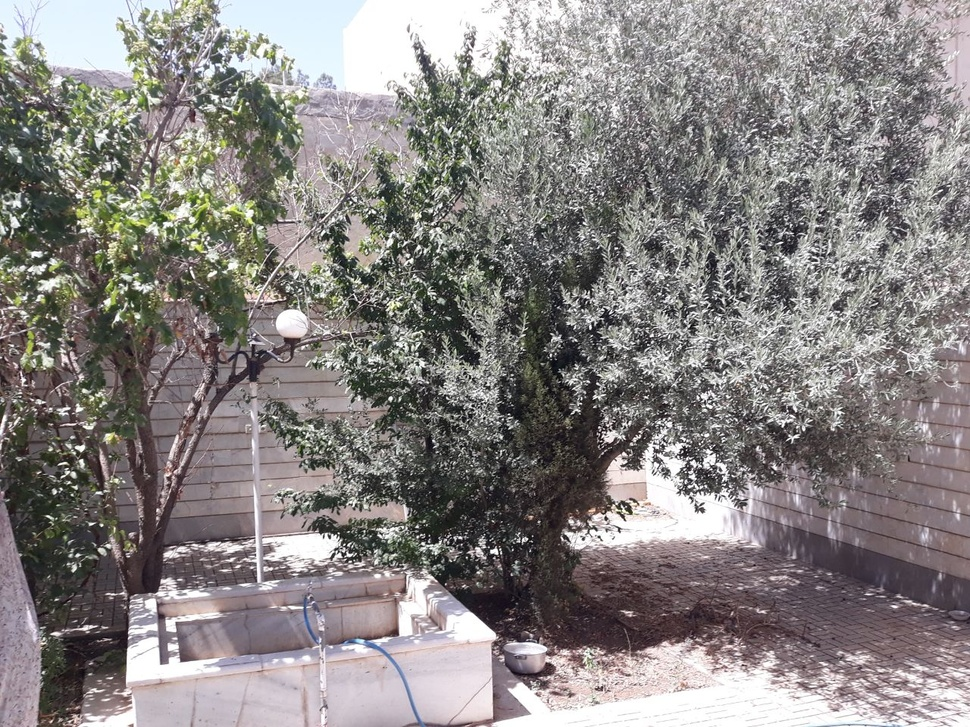
#> input picture Chapter_03/yard.jpg, 970 x 727 px, shrunk from 1280 x 960 before the run
$ jupyter execute --allow-errors C20.ipynb
#> lines starting #> are read from the running program, lines starting #| are printed output that depends on the picture
[cell 1]
import cv2
import numpy as np
import matplotlib.pyplot as plt

[cell 2]
# functions
def gaussianLP(R, imgShape):
    half_rows = int(imgShape[0] / 2)  # half_height
    half_cols = int(imgShape[1] / 2)  # half_width
    [x, y] = np.meshgrid(np.array(range(-half_cols, half_cols)), np.array(range(-half_rows, half_rows)))

    distance = np.sqrt(x ** 2 + y ** 2)
    H = np.exp((-1 / 2) * (distance / R) ** 2)
    return H

im = cv2.normalize(cv2.imread("yard.jpg", cv2.IMREAD_GRAYSCALE).astype("float"), None, 0.0, 1.0, cv2.NORM_MINMAX)
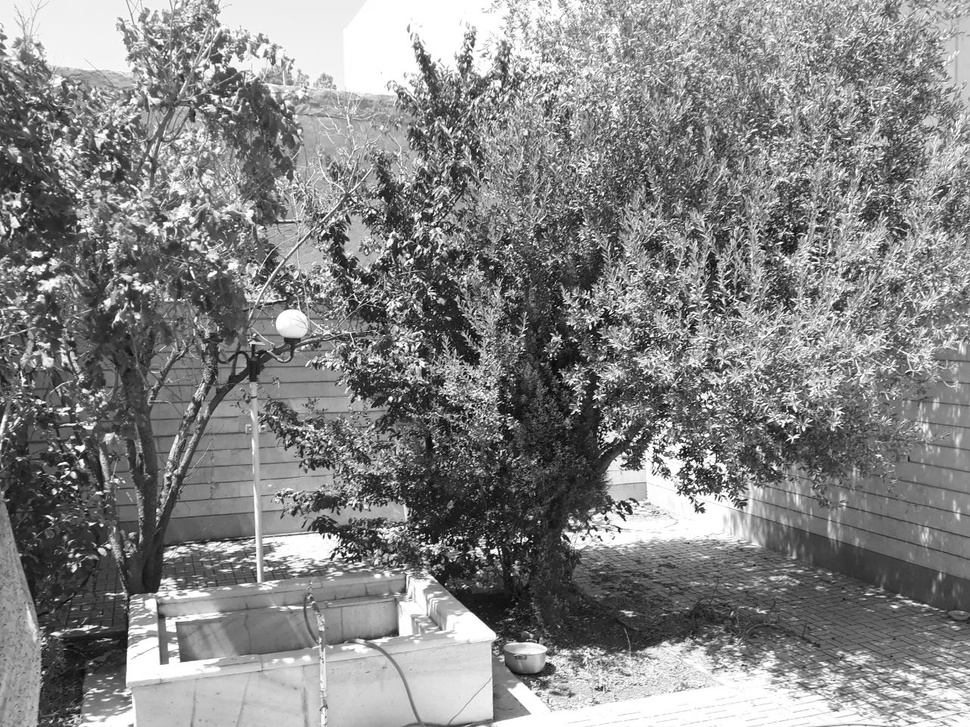
#> im: shape (727, 970) float64; min 0, max 1, mean 0.522

[m, n] = im.shape
#> m = 727; n = 970
# Prevent divide by zero
f = im + 0.0001
z = np.log(f)
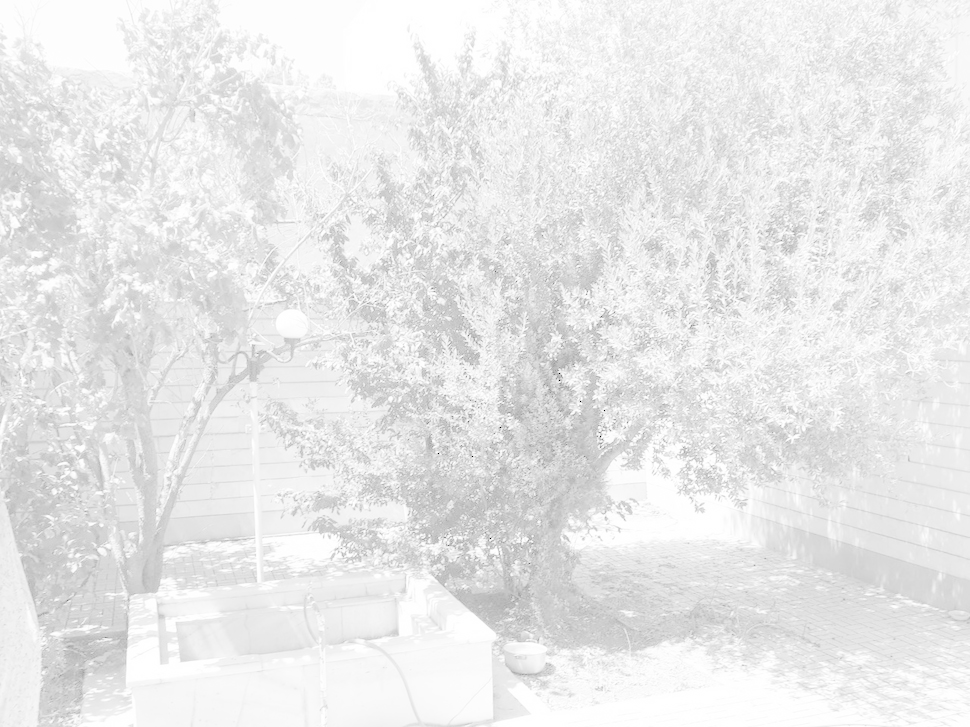
#> z: shape (727, 970) float64; min -9.21, max 0.0001, mean -0.787; drawn with min black and max white
# frequency domain
Z = np.fft.fftshift(np.fft.fft2(z))
# Set size and sigma of gaussian filter
v1 = m
#> v1 = 727
v2 = n
#> v2 = 970
v = 15
# Create gaussian filter
H = gaussianLP(v, (v1, v2))
# Apply gaussian filter to image
#> (the rest of this cell did not finish here and is left out)
